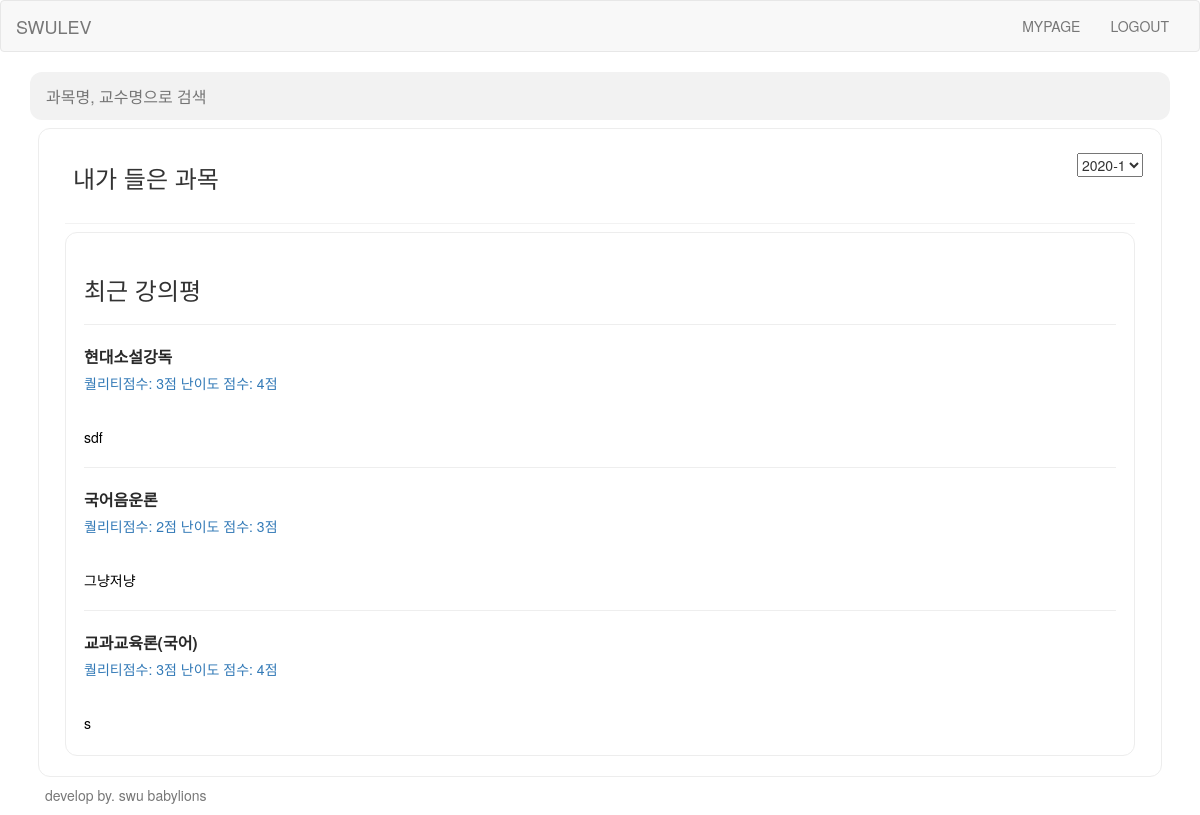
Page /main/ on the earlier database version.
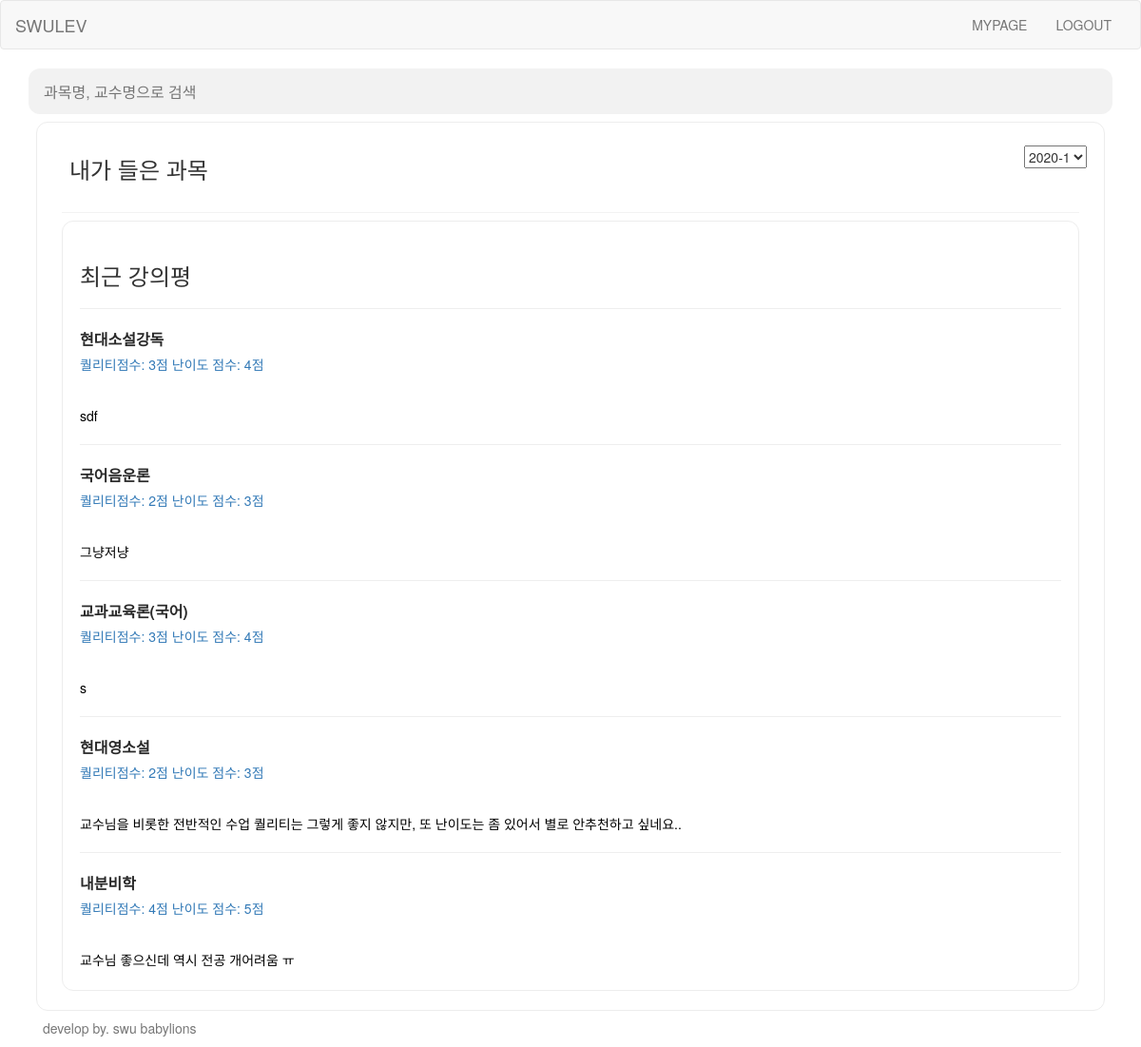
Same page on the later database version.
### swuapp/models.py (models this page shows, shortened)
class Board(models.Model):
    content = models.TextField()
    quality = models.IntegerField()
    challenge = models.IntegerField()
    recommend = models.IntegerField()
    user = models.ForeignKey('Student_User', on_delete=models.CASCADE, related_name='user_id')
    lecture = models.ForeignKey('Lecture', on_delete=models.CASCADE, related_name='lecture')
    def get_absolute_url(self):
        return reverse('detail', args=[self.lecture.lectureid])

class Lecture(models.Model):
    semester = models.CharField(max_length = 30)
    lectureid = models.CharField(max_length=20, primary_key=True, unique=True)
    lecturename = models.CharField(max_length=50)
    professor = models.CharField(max_length=50)

### swuapp/views.py (the view)
# urls.py: path('main/', main, name='main'),
def main(request):
    board = Board.objects.all
    lecture = Lecture.objects.all
    userlecture = UserLecture.objects.all
    if request.user.is_authenticated:
        username = str(request.user)
        mylecture = UserLecture.objects.filter(myuserid = str(request.user))
        return render(request, 'main.html', {'board':board, 'lecture':lecture, 'username':username, 'mylecture':mylecture})
    return render(request, 'main.html', {'board':board, 'lecture':lecture})

### swuapp/templates/main.html (shortened to what this page needs)
{% extends 'base.html' %}
{% block content %}
<form action="{% url 'search' %}" method="GET" class="nav-bar search">
  <input onkeyup="enterkey();" type="text" name="q" value="{{q}}" class="search-query" placeholder="과목명, 교수명으로 검색">
</form>
<div class="section">
  <select class="semester-choice">
    <option>2020-1</option>
  </select>
  <div class="mylectures">
    <span class="lecture">
      <h3> 내가 들은 과목 </h3>
    </span>
  </div>
<div class="section">
  <h3>최근 강의평</h3>
  {% for b in board %}
    <hr>
    <div class="articles">
      <a class="article" href="{{ b.get_absolute_url }}">
        <h3>{{b.lecture.lecturename}}</h3>
        <p class="rate">
          <span class="quality-star">
            <span>퀄리티점수: {{b.quality}}점</span>
          </span>
          <span class="level-star">
            <span>난이도 점수: {{b.challenge}}점</span>
          </span>
        </p>
        <p class="info">
        </p>
        <p class="text">{{b.content}}</p>
      </a>
    </div>
  {% endfor %}
</div>
{% endblock %}

Differences in the rows shown:
added Board: lecture.lecturename "현대영소설", quality "2", challenge "3", content "교수님을 비롯한 전반적인 수업 퀄리티는 그렇게 좋지 않지만, 또 난이도는 좀 있어서 별로 안추천하고 싶네요.."
added Board: lecture.lecturename "내분비학", quality "4", challenge "5", content "교수님 좋으신데 역시 전공 개어려움 ㅠ"
